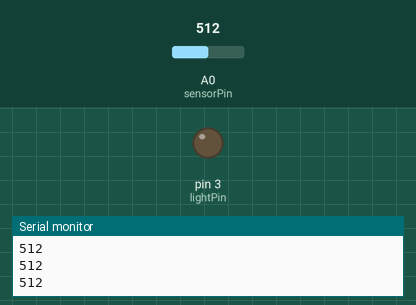
Bench run of a sketch on a simulated Arduino Uno, built with avr-gcc and run on an emulated ATmega328P. On the bench: output pins drawn as LEDs (lit = HIGH), the last lines printed to the serial monitor. The inputs (shaded band) are chosen by the test bench; at power-on: A0 (sensorPin) = 512.

Above: at 1.2 s.
1.3 s: A0 (sensorPin) set to 411
2.8 s: A0 (sensorPin) set to 385
At 3.7 s:
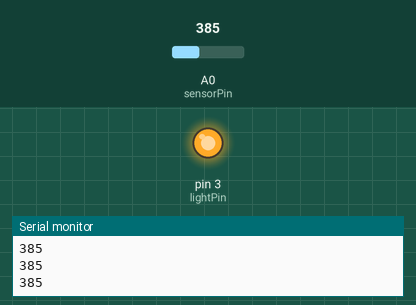
4.3 s: A0 (sensorPin) set to 410
At 4.8 s:
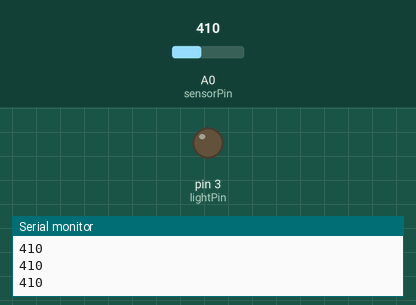
5.8 s: A0 (sensorPin) set to 390
At 7.2 s:
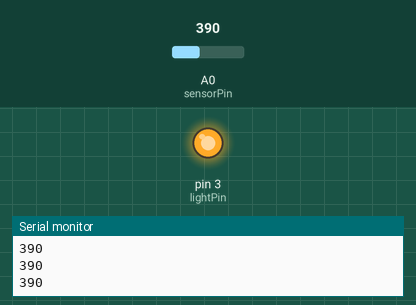
Timing chart, 0 to 8.3 s (numbered marks = the images above; inputs shaded):
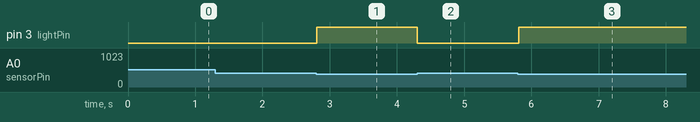

The sketch:

Smart_Light.ino
```cpp
// Example: Smart Light

int sensorPin = 0;   // Sensor connected to pin 0
int lightPin = 3;    // LED connected to pin 3

int threshold = 400; // An analog value to turn the LED on/off


void setup() {
  Serial.begin(9600);        // Reset the Arduine to communitcate via USB

  pinMode(lightPin,OUTPUT);  // Set the LED (pin 3) to Output
}


void loop() {
  int sensorValue = analogRead(sensorPin); // Read the value of the Light Sensor
  Serial.println(sensorValue,DEC);         // Send the light sensor value back to the computer


  if (sensorValue < threshold){            // If the sensor value is below the threshold
    digitalWrite(lightPin, HIGH);          // set the LED to HIGH
  }

  if (sensorValue > threshold){            // If the sensor value is above the threshold
    digitalWrite(lightPin, LOW);           // set the LED to LOW
  }
}
```

Measured:
- the behaviour switches between 400 and 399 on A0 (sensorPin) (found by bisection; images 0 and 1)
- after the input at 2.8 s, pin 3 (lightPin): LOW → HIGH at once
- after the input at 4.3 s, pin 3 (lightPin): HIGH → LOW at once
- after the input at 5.8 s, pin 3 (lightPin): LOW → HIGH at once
